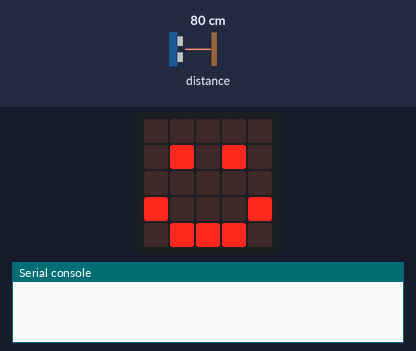
The program below on a simulated BBC micro:bit (MakeCode). On the bench: the board's 5×5 LED display, the last lines printed to the serial console. The test bench sets the inputs (shaded band); at power-on: distance to the obstacle 80 cm. No radio messages arrive unless stated (any console line starting 'radio sent:' is added by the test bench).

Above: at 0.1 s.
1.9 s: distance to the obstacle set to 6 cm
4.8 s: distance to the obstacle set to 3 cm
At 6.5 s:
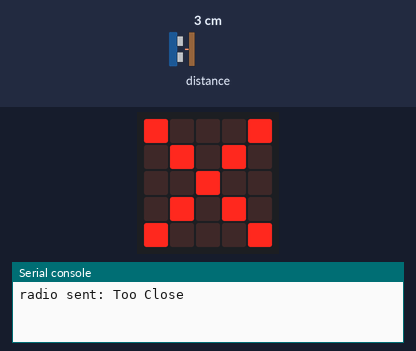
9.3 s: distance to the obstacle set to 9 cm
At 11.3 s:
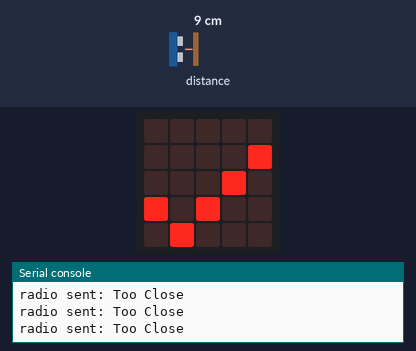
13.8 s: distance to the obstacle set to 2 cm
At 14.9 s:
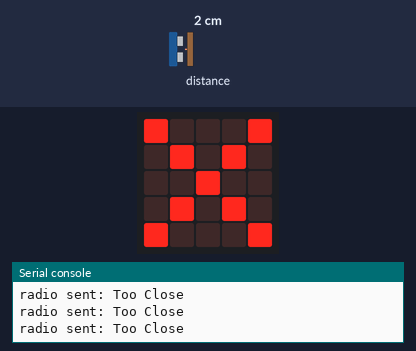
Timing chart, 0 to 16.8 s (numbered marks = the images above; inputs shaded):
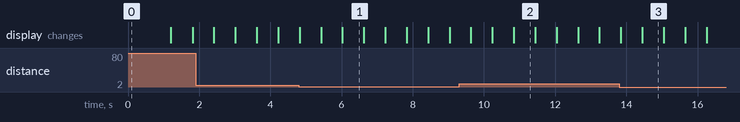

Measured:
- the behaviour switches between 5 and 4 cm on distance to the obstacle (found by bisection; images 0 and 1)
- after the input at 4.8 s, the display: first differs from a run without the input after 1.2 s (image 1)
- after the input at 9.3 s, the display: first differs from a run without the input after 1.5 s (image 2)
- after the input at 13.8 s, the display: first differs from a run without the input after 0.65 s (image 3)
- what the display in image 1 shows lasts 0.6 s, from 6.0 s to 6.6 s

The program:

main.ts
```typescript
// (licence header left out)
// variable
let distanceToObjest: number = 0

// setup
radio.setGroup(109)
basic.clearScreen()
basic.showIcon(IconNames.Happy)

while (true) {
    // gets the distance
    distanceToObjest = sonar.ping(
        DigitalPin.P1,
        DigitalPin.P2,
        PingUnit.Centimeters
    )
    basic.showIcon(IconNames.Happy)

    if (distanceToObjest < 5) {
        radio.sendString("Too Close")
        basic.showIcon(IconNames.No)
    } else {
        basic.showIcon(IconNames.Yes)
    }
}

radio.onReceivedString(function (receivedString) {
    basic.clearScreen()
    basic.showString(receivedString)
    basic.showIcon(IconNames.Happy)
})
```
